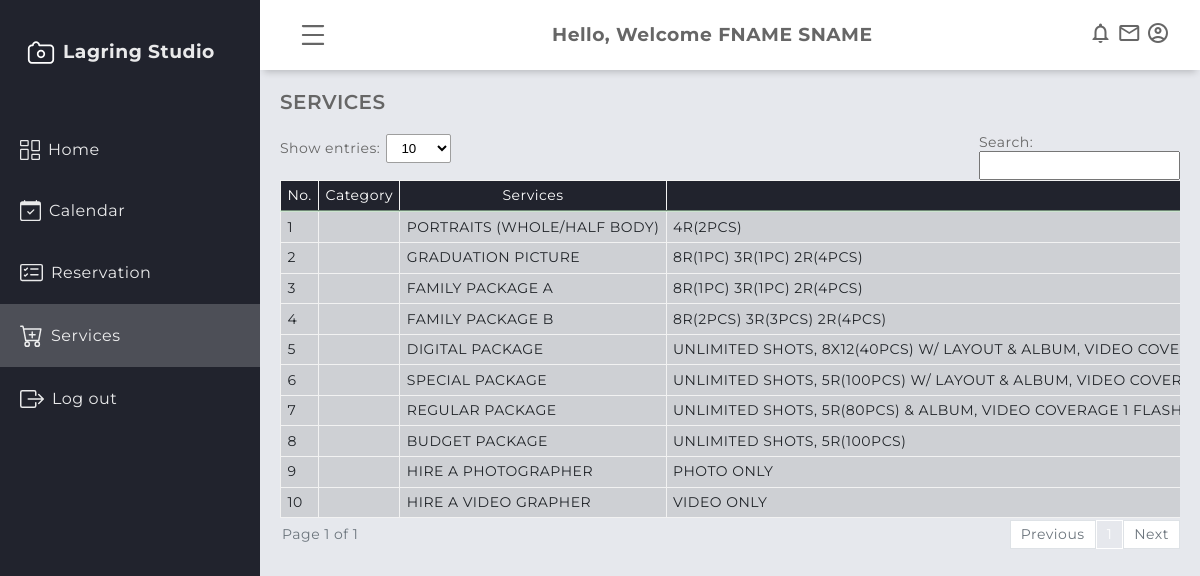
The page /user/services.php (signed in) on the database its author committed.
### tables this page shows
CREATE TABLE `users` (
  `user_id` int(11) NOT NULL,
  `firstname` varchar(200) NOT NULL,
  `middlename` varchar(200) NOT NULL,
  `surname` varchar(200) NOT NULL,
  `registration_date` datetime NOT NULL DEFAULT current_timestamp(),
  `email` varchar(200) NOT NULL,
  `password` varchar(200) NOT NULL,
  `role` varchar(200) NOT NULL
);

CREATE TABLE `services` (
  `service_id` int(11) NOT NULL,
  `service_name` varchar(250) NOT NULL,
  `service_description` varchar(500) NOT NULL,
  `service_price` int(11) DEFAULT NULL,
  `service_date_added` datetime NOT NULL DEFAULT current_timestamp(),
  `archived_flag` int(11) NOT NULL
);

### user/session.php (called while the page is built, shortened)
<?php
    require_once('../database.php');
    if (isset($_SESSION['user'])) {
            $user = $_SESSION['user'];
            $id = $user->user_id;
            $query = $connection->prepare("SELECT * FROM users WHERE user_id = ?");
            $query->bind_param("i", $id);
            $query->execute();
            $queryResult = $query->get_result();
            $row = $queryResult->fetch_assoc();
                if($row)
                {
                    $fullname =  strtoupper($row['firstname'].' '.$row['surname']);
                }
    } else {
        header('Location: ../logout.php');
    }
?>

### user/services.php (the view, shortened to what this page needs)
<?php
   include('session.php');
?>
<!DOCTYPE html>
<html lang="en">
    <head>
        <link rel="stylesheet" href="../assets/global/css/design.css" />
        <link rel="stylesheet" href="../assets/global/css/table.css" />
        <link rel="stylesheet" href="../assets/admin/css/dashboardcontainer.css" />
    </head>
    <body>
        <?php require "header/header.php"?>
        <?php require "navigation/sidebar.php"?>
        <main class="main-container">
            <div class="main-title">
                <p class="font-weight-bold">SERVICES</p>
            </div>
        <div class= "showAndSearch  text-secondary align-items-center mb-1">
                        <div class= "align-items-center">
                            <label >Show entries:</label>
                            <select id="entriesPerPage">
                                <option value="10">10</option>
                            </select>
                        </div>
                        <div class= "align-items-center">
                            <label for="searchInput" class="pr-1" >Search:</label>
                            <div style="position: relative;">
                                <input type="text" id="searchInput" >
                            </div>
                        </div>
                        <div id="table1" class="table-group-container active">
                            <table id="table1" class="table table-striped table-bordered w-100">
                                <thead>
                                    <tr>
                                        <th>No.</th>
                                        <th>Category</th>
                                        <th>Services</th>
                                        <th>Description</th>
                                    </tr>
                                </thead>
                                <tbody>
<?php
                                    $i = 1;
                                    $sql = mysqli_query($connection, "SELECT * FROM services") or die(mysqli_error($connection));
                                    if (mysqli_num_rows($sql) > 0) {
                                    while ($row = mysqli_fetch_array($sql)) {
                                        $sercat = $row['service_category'];
                                        $sername = $row['service_name'];
                                        $serdesc = $row['service_description'];
                                    ?>
                                    <tr>
                                        <td><?php echo $i++ ?></td>
                                        <td><?php echo strtoupper($sercat);?></td>
                                        <td><?php echo strtoupper($sername);?></td>
                                        <td><?php echo strtoupper($serdesc);?></td>
                                    </tr>
                                    <?php
                                    }}
                                    else {echo '<tr><td colspan="5" style="text-align: center;">No records found.</td></tr>';}
                                ?>
                                </tbody>
                            </table>
                        </div>
                        <div class="pagination-container">
                            <div id="pagination-label"></div>
                            <div id="pagination" class="pagination"></div>
                        </div>
                    </div>
            </main>
    </body>
</html>

### user/header/header.php (shortened to what this page needs)
<header class="header">
    <div class="menu-icon toggleBtn">
    </div>
    <div class="rightSection">
                <div class="profileName"><h3><?php echo "Hello, Welcome ", $fullname; ?></h3></div>
            </div>
    <div class="header-right">
        <span class="material-icons-outlined">notifications</span>
        <span class="material-icons-outlined">email</span>
        <span class="material-icons-outlined">account_circle</span>
    </div>
</header>

### assets/global/css/design.css (style rules this page uses)
:root { --blue1: rgba(36, 175, 242); --blue2: rgba(7, 164, 241); --blue3: rgba(23, 147, 217); --blue4: rgba(4, 127, 204); --blue5: rgba(30,144,255); --light_blue: rgba(63, 194, 250); --dim_blue: rgba(137, 192, 223); --dark_blue: rgba(30, 70, 139); --gray: rgba(208, 216, 227); --dark_gray: rgba(141, 164, 196); --dirty_white: rgba(244, 244, 244); --red: rgba(254, 0, 0); --maroon: rgba(154, 0, 0); }
* { margin: 0; padding: 0; box-sizing: border-box; }
body { font-family: "Montserrat", sans-serif; letter-spacing: 0.5px; line-height: 1.2; scrollbar-color: smooth; background-color: #e6e8ed; color: #666666; }
.font-weight-bold { font-weight: 600; }

### assets/global/css/table.css (style rules this page uses)
.table { width: 100%; margin-bottom: 2px; color: #212529; border-collapse: collapse; white-space: nowrap; }
.table th, .table td { padding: 0.4rem; align-items: center; border-top: 1px solid #cafaca77; }
.table thead th { vertical-align: bottom; border-bottom: 2px solid #cafaca77; background-color: #21232d; color: white; font-weight: normal; text-align: center; }
.table-bordered { border: 1px solid #cafaca77; }
.table-bordered th, .table-bordered td { border: 1px solid hsl(0, 0%, 95%); }
.table-bordered thead th, .table-bordered thead td { border-bottom-width: 2px; }
.table-striped tbody tr { background-color: rgba(0, 0, 0, 0.1); }
#entriesPerPage { background-color: white; border: 1px solid rgb(158, 158, 158); border-radius: 2px; padding: 5px 10px; align-items: center; margin-left: 2px; outline: none; }
#searchInput { padding: 5px 10px; outline: none; }
.showAndSearch { display: flex; justify-content: space-between; flex-wrap: wrap; font-size: 14px; margin-bottom: 10px; }
.pagination-container { display: flex; justify-content: space-between; align-items: center; font-size: 14px; width: 100%; }
#pagination-label { color: #6c757d; padding-left: 2px; }
.pagination { display: flex; align-items: center; }
.table-group-container { display: none; overflow-x: auto; }
.table-group-container.active { display: block; width: 100%; }

### assets/admin/css/dashboardcontainer.css (style rules this page uses)
.header { position: fixed; top: 0; right: 0; height: 70px; width: calc(100% - 260px); background-color: #ffffff; display: flex; align-items: center; justify-content: space-between; padding: 0 30px 0 30px; box-shadow: 0 6px 7px -4px rgba(0, 0, 0, 0.2); transition: all 0.5s; -webkit-transition: all 0.5s; z-index: 8; }
.material-icons-outlined { cursor: pointer; }
.menu-icon { display: flex; justify-content: center; align-items: center; padding: 0.5rem; border-radius: 50%; cursor: pointer; }
.main-container { margin-top: 70px; margin-left: 260px; padding: 1.25rem; min-height: calc(100vh - 70px); transition: all 0.5s; -webkit-transition: all 0.5s; z-index: 8; }
.main-title { margin: 0 0 1.25rem 0; }
.main-title p { font-size: 1.25rem; }

### rows shown on the page
users: fullname "FNAME SNAME"
services: service_name "PORTRAITS (WHOLE/HALF BODY)", service_description "4R(2PCS)"
services: service_name "GRADUATION PICTURE", service_description "8R(1PC) 3R(1PC) 2R(4PCS)"
services: service_name "FAMILY PACKAGE A", service_description "8R(1PC) 3R(1PC) 2R(4PCS)"
services: service_name "FAMILY PACKAGE B", service_description "8R(2PCS) 3R(3PCS) 2R(4PCS)"
services: service_name "DIGITAL PACKAGE", service_description "UNLIMITED SHOTS, 8X12(40PCS) W/ LAYOUT & ALBUM, VIDEO…"
services: service_name "SPECIAL PACKAGE", service_description "UNLIMITED SHOTS, 5R(100PCS) W/ LAYOUT & ALBUM, VIDEO…"
services: service_name "REGULAR PACKAGE", service_description "UNLIMITED SHOTS, 5R(80PCS) & ALBUM, VIDEO COVERAGE 1…"
services: service_name "BUDGET PACKAGE", service_description "UNLIMITED SHOTS, 5R(100PCS)"
services: service_name "HIRE A PHOTOGRAPHER", service_description "PHOTO ONLY"
services: service_name "HIRE A VIDEO GRAPHER", service_description "VIDEO ONLY"
